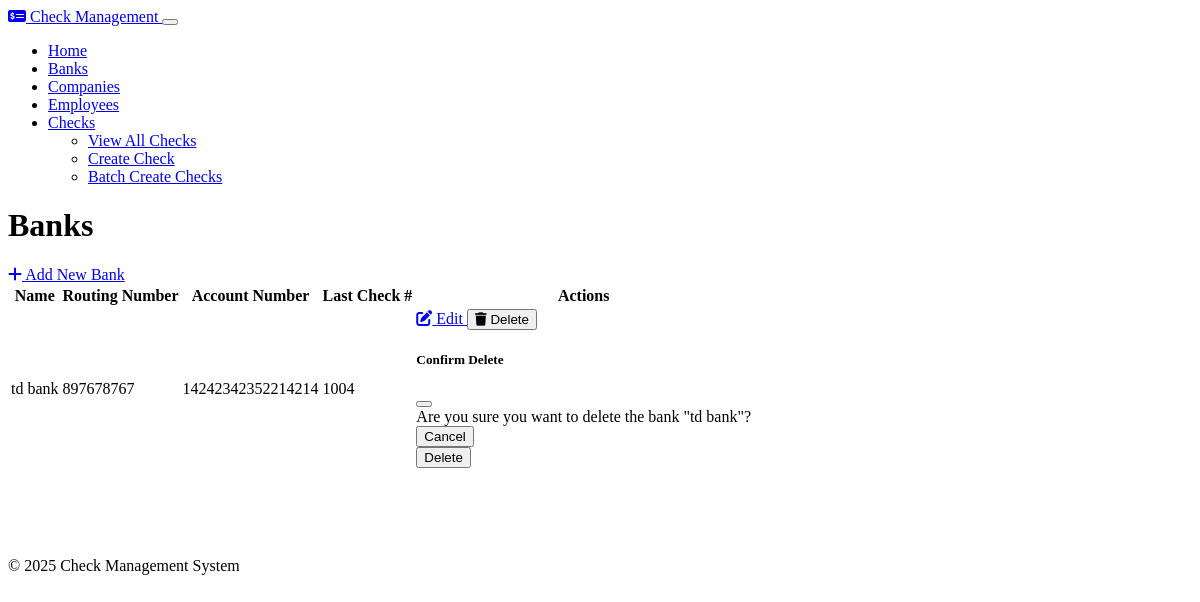
The app's page /banks, older data.
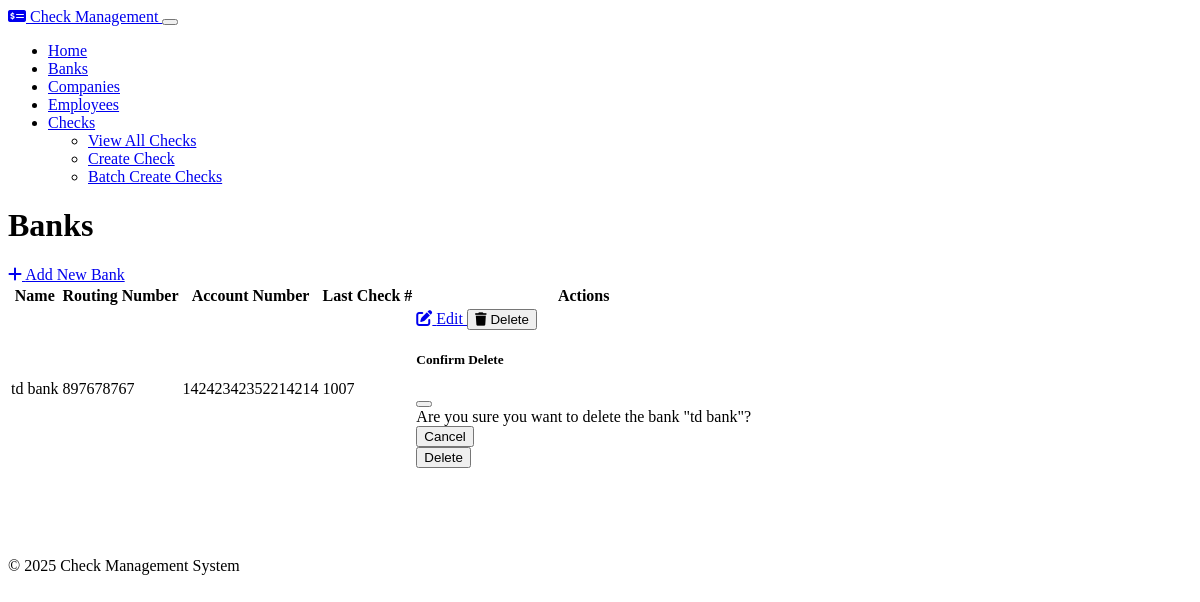
The same page, newer data.
### models.py (models this page shows, shortened)
class Bank(db.Model):
    id = db.Column(db.Integer, primary_key=True)
    name = db.Column(db.String(100), nullable=False)
    routing_number = db.Column(db.String(9), nullable=False)
    account_number = db.Column(db.String(20), nullable=False)
    last_check_number = db.Column(db.Integer, default=1000)
    checks = db.relationship('Check', backref='bank', lazy=True, cascade="all, delete-orphan")

### routes.py (the view)
    @app.route('/banks')
    def banks_index():
        banks = Bank.query.all()
        return render_template('banks/index.html', banks=banks)

### templates/banks/index.html
{% extends 'layout.html' %}
{% block content %}
<div class="d-flex justify-content-between align-items-center mb-4">
    <h1>Banks</h1>
    <a href="{{ url_for('banks_create') }}" class="btn btn-primary">
        <i class="fas fa-plus me-1"></i> Add New Bank
    </a>
</div>
{% if banks %}
    <div class="table-responsive">
        <table class="table table-hover">
            <thead>
                <tr>
                    <th>Name</th>
                    <th>Routing Number</th>
                    <th>Account Number</th>
                    <th>Last Check #</th>
                    <th>Actions</th>
                </tr>
            </thead>
            <tbody>
                {% for bank in banks %}
                    <tr>
                        <td>{{ bank.name }}</td>
                        <td>{{ bank.routing_number }}</td>
                        <td>{{ bank.account_number }}</td>
                        <td>{{ bank.last_check_number }}</td>
                        <td>
                            <div class="btn-group" role="group">
                                <a href="{{ url_for('banks_edit', id=bank.id) }}" class="btn btn-sm btn-secondary">
                                    <i class="fas fa-edit"></i> Edit
                                </a>
                                <button type="button" class="btn btn-sm btn-danger" data-bs-toggle="modal" data-bs-target="#deleteModal{{ bank.id }}">
                                    <i class="fas fa-trash"></i> Delete
                                </button>
                            </div>
                            <div class="modal fade" id="deleteModal{{ bank.id }}" tabindex="-1" aria-labelledby="deleteModalLabel{{ bank.id }}" aria-hidden="true">
                                <div class="modal-dialog">
                                    <div class="modal-content">
                                        <div class="modal-header">
                                            <h5 class="modal-title" id="deleteModalLabel{{ bank.id }}">Confirm Delete</h5>
                                            <button type="button" class="btn-close" data-bs-dismiss="modal" aria-label="Close"></button>
                                        </div>
                                        <div class="modal-body">
                                            Are you sure you want to delete the bank "{{ bank.name }}"?
                                        </div>
                                        <div class="modal-footer">
                                            <button type="button" class="btn btn-secondary" data-bs-dismiss="modal">Cancel</button>
                                            <form action="{{ url_for('banks_delete', id=bank.id) }}" method="post">
                                                <button type="submit" class="btn btn-danger">Delete</button>
                                            </form>
                                        </div>
                                    </div>
                                </div>
                            </div>
                        </td>
                    </tr>
                {% endfor %}
            </tbody>
        </table>
    </div>
{% else %}
    <div class="alert alert-info">
        <i class="fas fa-info-circle me-2"></i> No banks found. Please add a bank to get started.
    </div>
{% endif %}
{% endblock %}

Row changes from the older to the newer data that the page shows:
changed Bank "td bank": last_check_number "1004" → "1007"
